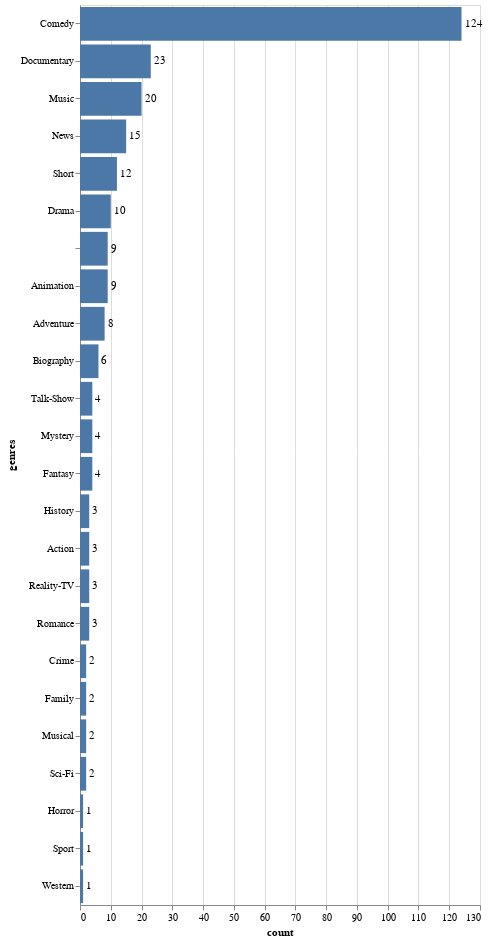

Notebook code cell kept with this figure:
### Code cell
# GENRES 
genres_count = definitive_snl.copy()
genres_count['genres'] = genres_count['genres'].apply(eval)
for idx, row in genres_count.iterrows():
    genres_count.at[idx, 'genres'] = "|".join(map(str,row.genres))

genres_count.head()
genres_count.to_csv("genres.csv", index=False)
genres_unique = tidy_split(genres_count, "genres", sep='|', keep=False)
genres_unique =  genres_unique.groupby(['genres']).size().reset_index(name="count")
genres_unique.sort_values(by='count', ascending=False, inplace=True)
genres_unique

bars = alt.Chart(genres_unique).mark_bar().encode(x='count',y=alt.Y('genres',sort='-x'))
text = bars.mark_text(
    align='left',
    baseline='middle',
    dx=3  # Nudges text to right so it doesn't appear on top of the bar
).encode(
    text='count:Q'
)

(bars + text).properties(height=900)

### Figure 1 — Vega-Lite specification as saved in the notebook (floating-point values rounded to 4 significant figures)
{"config": {"view": {"continuousWidth": 400, "continuousHeight": 300}}, "layer": [{"mark": "bar", "encoding": {"x": {"type": "quantitative", "field": "count"}, "y": {"type": "nominal", "field": "genres", "sort": "-x"}}}, {"mark": {"type": "text", "align": "left", "baseline": "middle", "dx": 3}, "encoding": {"text": {"type": "quantitative", "field": "count"}, "x": {"type": "quantitative", "field": "count"}, "y": {"type": "nominal", "field": "genres", "sort": "-x"}}}], "data": {"name": "data-6cc073387e78fcb3c17f9af62f55f91b"}, "height": 900, "$schema": "https://vega.github.io/schema/vega-lite/v4.8.1.json", "datasets": {"data-6cc073387e78fcb3c17f9af62f55f91b": [{"genres": "Comedy", "count": 124}, {"genres": "Documentary", "count": 23}, {"genres": "Music", "count": 20}, {"genres": "News", "count": 15}, {"genres": "Short", "count": 12}, {"genres": "Drama", "count": 10}, {"genres": "", "count": 9}, {"genres": "Animation", "count": 9}, {"genres": "Adventure", "count": 8}, {"genres": "Biography", "count": 6}, {"genres": "Talk-Show", "count": 4}, {"genres": "Mystery", "count": 4}, {"genres": "Fantasy", "count": 4}, {"genres": "History", "count": 3}, {"genres": "Action", "count": 3}, {"genres": "Reality-TV", "count": 3}, {"genres": "Romance", "count": 3}, {"genres": "Crime", "count": 2}, {"genres": "Family", "count": 2}, {"genres": "Musical", "count": 2}, {"genres": "Sci-Fi", "count": 2}, {"genres": "Horror", "count": 1}, {"genres": "Sport", "count": 1}, {"genres": "Western", "count": 1}]}}
